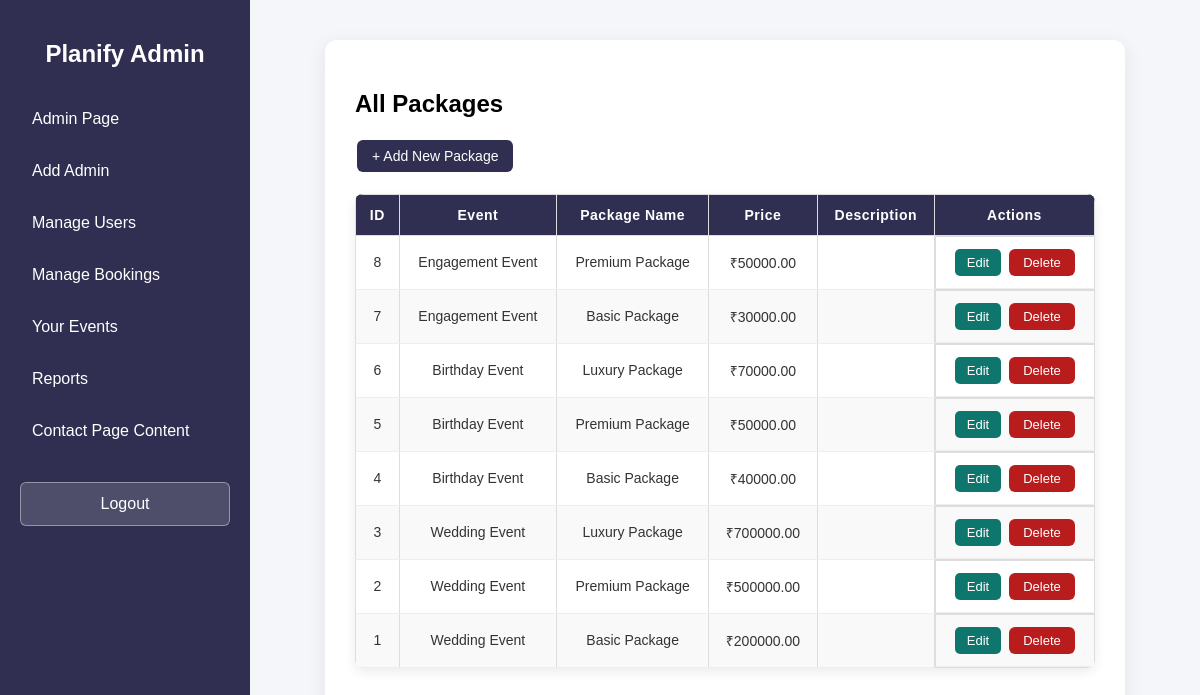
Page /admin/view_packages.php (signed in) on the earlier database version.
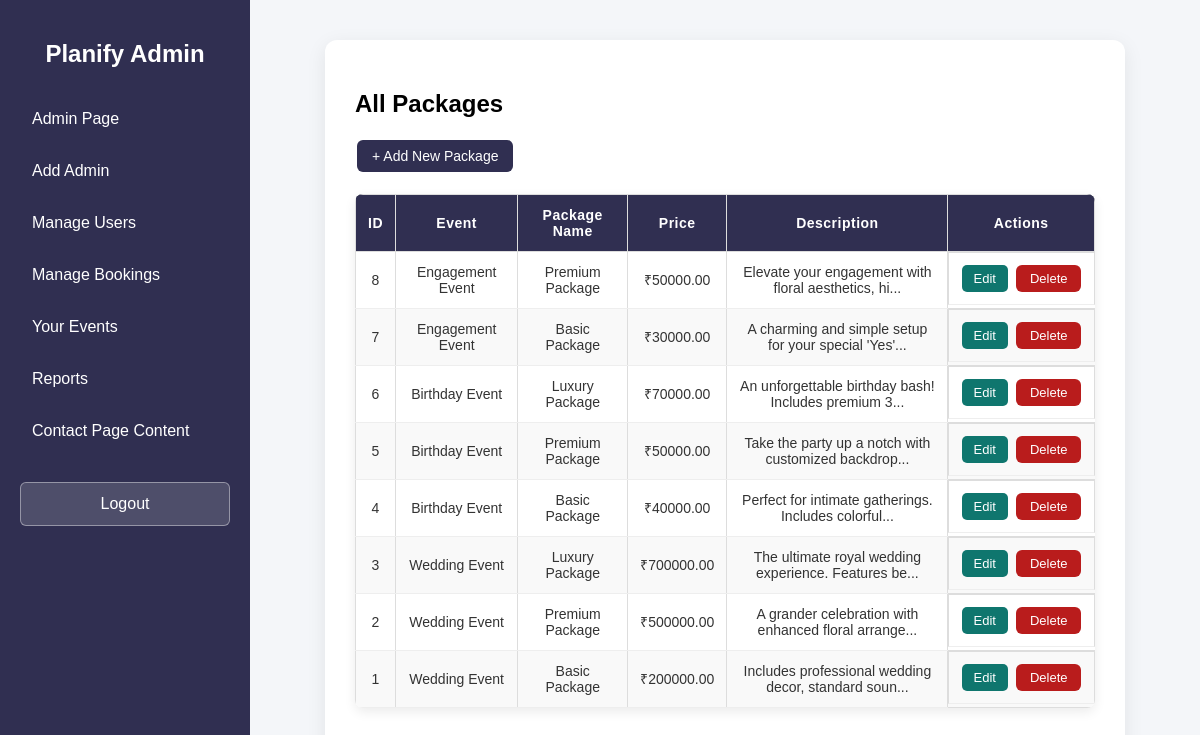
Same page on the later database version.
### tables this page shows
CREATE TABLE `packages` (
  `id` int(11) NOT NULL,
  `event_id` int(11) NOT NULL,
  `package_name` varchar(50) NOT NULL,
  `description` text DEFAULT NULL,
  `package_price` decimal(10,2) NOT NULL
);

CREATE TABLE `events` (
  `id` int(11) NOT NULL,
  `event_name` varchar(100) NOT NULL,
  `description` text NOT NULL,
  `image` varchar(255) DEFAULT NULL
);

### admin/view_packages.php (the view, shortened to what this page needs)
<?php
require_once "../config/db.php";
$query = "
    SELECT packages.*, events.event_name
    FROM packages
    JOIN events ON packages.event_id = events.id
    ORDER BY packages.id DESC
";
$result = mysqli_query($conn, $query);
?>
<!DOCTYPE html>
<html>
<head>
    <link rel="stylesheet" href="admin.css">
</head>
<body>
    <?php include("admin_header.php"); ?>
    <?php include("admin_sidebar.php"); ?>
    <div class="admin-content">
        <div class="admin-card">
            <h2>All Packages</h2>
            <a href="add_package.php" class="btn">+ Add New Package</a>
            <table class="admin-table">
                <thead>
                    <tr>
                        <th>ID</th>
                        <th>Event</th>
                        <th>Package Name</th>
                        <th>Price</th>
                        <th>Description</th>
                        <th>Actions</th>
                    </tr>
                </thead>
                <tbody>
                    <?php while ($row = mysqli_fetch_assoc($result)) { ?>
                        <tr>
                            <td><?php echo $row['id']; ?></td>
                            <td><?php echo htmlspecialchars($row['event_name']); ?></td>
                            <td><?php echo htmlspecialchars($row['package_name']); ?></td>
                            <td>₹<?php echo $row['package_price']; ?></td>
                            <td>
                                <?php
                                echo strlen($row['description']) > 50
                                    ? substr($row['description'], 0, 50) . "..."
                                    : $row['description'];
                                ?>
                            </td>
                            <td>
                                <a href="edit_package.php?id=<?php echo $row['id']; ?>" class="btn-edit">Edit</a>
                                <a href="delete_package.php?id=<?php echo $row['id']; ?>"
                                    class="action-btn action-delete"
                                    onclick="return confirm('Are you sure you want to delete this package?');">
                                    Delete
                                </a>
                            </td>
                        </tr>
                    <?php } ?>
                </tbody>
            </table>
        </div>
    </div>
    <?php include("admin_footer.php"); ?>
</body>
</html>

Differences in the rows shown:
changed packages id 8: description (not shown) → "Elevate your engagement with floral aesthetics, hi"
changed packages id 7: description (not shown) → "A charming and simple setup for your special 'Yes'"
changed packages id 6: description (not shown) → "An unforgettable birthday bash! Includes premium 3"
changed packages id 5: description (not shown) → "Take the party up a notch with customized backdrop"
changed packages id 4: description (not shown) → "Perfect for intimate gatherings. Includes colorful"
changed packages id 3: description (not shown) → "The ultimate royal wedding experience. Features be"
changed packages id 2: description (not shown) → "A grander celebration with enhanced floral arrange"
changed packages id 1: description (not shown) → "Includes professional wedding decor, standard soun"
